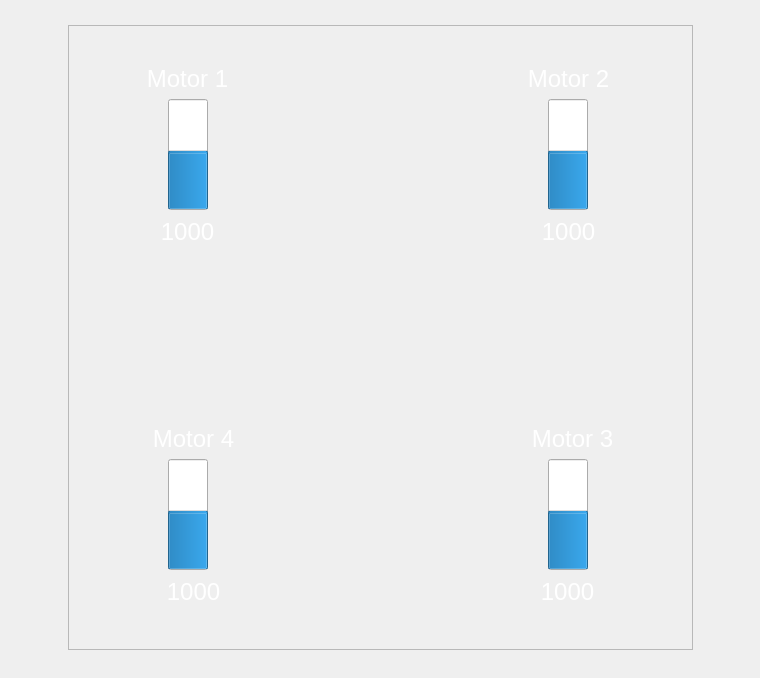
        <widget class="QWidget" name="QuadX">
         <layout class="QGridLayout" name="gridLayout_56">
          <item row="0" column="1">
           <spacer name="verticalSpacer_18">
            <property name="orientation">
             <enum>Qt::Vertical</enum>
            </property>
            <property name="sizeHint" stdset="0">
             <size>
              <width>20</width>
              <height>14</height>
             </size>
            </property>
           </spacer>
          </item>
          <item row="1" column="0">
           <spacer name="horizontalSpacer_12">
            <property name="orientation">
             <enum>Qt::Horizontal</enum>
            </property>
            <property name="sizeHint" stdset="0">
             <size>
              <width>57</width>
              <height>20</height>
             </size>
            </property>
           </spacer>
          </item>
          <item row="1" column="1">
           <widget class="QFrame" name="QuadXFrame">
            <property name="sizePolicy">
             <sizepolicy hsizetype="Fixed" vsizetype="Fixed">
              <horstretch>0</horstretch>
              <verstretch>0</verstretch>
             </sizepolicy>
            </property>
            <property name="minimumSize">
             <size>
              <width>625</width>
              <height>625</height>
             </size>
            </property>
            <property name="maximumSize">
             <size>
              <width>625</width>
              <height>625</height>
             </size>
            </property>
            <property name="frameShape">
             <enum>QFrame::StyledPanel</enum>
            </property>
            <property name="frameShadow">
             <enum>QFrame::Raised</enum>
            </property>
            <widget class="QFrame" name="QuadX1">
             <property name="geometry">
              <rect>
               <x>30</x>
               <y>30</y>
               <width>200</width>
               <height>200</height>
              </rect>
             </property>
             <property name="sizePolicy">
              <sizepolicy hsizetype="Fixed" vsizetype="Fixed">
               <horstretch>0</horstretch>
               <verstretch>0</verstretch>
              </sizepolicy>
             </property>
             <property name="minimumSize">
              <size>
               <width>200</width>
               <height>200</height>
              </size>
             </property>
             <property name="maximumSize">
              <size>
               <width>200</width>
               <height>200</height>
              </size>
             </property>
             <property name="styleSheet">
              <string notr="true">QFrame
{
   background-color: rgba(255, 255, 255, 0);
   border-image: url(:/images/resources/CW.png) 0 0 0 0 stretch stretch;
   border-width: 0px;
}</string>
             </property>
             <property name="frameShape">
              <enum>QFrame::StyledPanel</enum>
             </property>
             <property name="frameShadow">
              <enum>QFrame::Raised</enum>
             </property>
             <widget class="QLabel" name="QuadX1Label">
              <property name="geometry">
               <rect>
                <x>9</x>
                <y>9</y>
                <width>161</width>
                <height>29</height>
               </rect>
              </property>
              <property name="font">
               <font>
                <pointsize>18</pointsize>
               </font>
              </property>
              <property name="styleSheet">
               <string notr="true">color:white;
border-image:none;</string>
              </property>
              <property name="text">
               <string>Motor 1</string>
              </property>
              <property name="alignment">
               <set>Qt::AlignCenter</set>
              </property>
             </widget>
             <widget class="QLabel" name="QuadX1Value">
              <property name="geometry">
               <rect>
                <x>9</x>
                <y>162</y>
                <width>161</width>
                <height>29</height>
               </rect>
              </property>
              <property name="font">
               <font>
                <pointsize>18</pointsize>
               </font>
              </property>
              <property name="styleSheet">
               <string notr="true">color:white;
border-image:none;</string>
              </property>
              <property name="text">
               <string>1000</string>
              </property>
              <property name="alignment">
               <set>Qt::AlignCenter</set>
              </property>
             </widget>
             <widget class="QProgressBar" name="QuadX1Motor">
              <property name="geometry">
               <rect>
                <x>70</x>
                <y>44</y>
                <width>40</width>
                <height>111</height>
               </rect>
              </property>
              <property name="sizePolicy">
               <sizepolicy hsizetype="Fixed" vsizetype="Expanding">
                <horstretch>0</horstretch>
                <verstretch>0</verstretch>
               </sizepolicy>
              </property>
              <property name="minimumSize">
               <size>
                <width>40</width>
                <height>0</height>
               </size>
              </property>
              <property name="maximumSize">
               <size>
                <width>50</width>
                <height>16777215</height>
               </size>
              </property>
              <property name="minimum">
               <number>1000</number>
              </property>
              <property name="maximum">
               <number>2000</number>
              </property>
              <property name="value">
               <number>1500</number>
              </property>
              <property name="alignment">
               <set>Qt::AlignCenter</set>
              </property>
              <property name="textVisible">
               <bool>false</bool>
              </property>
              <property name="orientation">
               <enum>Qt::Vertical</enum>
              </property>
              <property name="invertedAppearance">
               <bool>false</bool>
              </property>
             </widget>
            </widget>
            <widget class="QFrame" name="QuadX2">
             <property name="geometry">
              <rect>
               <x>390</x>
               <y>30</y>
               <width>200</width>
               <height>200</height>
              </rect>
             </property>
             <property name="sizePolicy">
              <sizepolicy hsizetype="Fixed" vsizetype="Fixed">
               <horstretch>0</horstretch>
               <verstretch>0</verstretch>
              </sizepolicy>
             </property>
             <property name="minimumSize">
              <size>
               <width>200</width>
               <height>200</height>
              </size>
             </property>
             <property name="maximumSize">
              <size>
               <width>200</width>
               <height>200</height>
              </size>
             </property>
             <property name="layoutDirection">
              <enum>Qt::LeftToRight</enum>
             </property>
             <property name="styleSheet">
              <string notr="true">QFrame
{
   background-color: rgba(255, 255, 255, 0);
   border-image: url(:/images/resources/CCW.png) 0 0 0 0 stretch stretch;
   border-width: 0px;
}</string>
             </property>
             <property name="frameShape">
              <enum>QFrame::StyledPanel</enum>
             </property>
             <property name="frameShadow">
              <enum>QFrame::Raised</enum>
             </property>
             <widget class="QLabel" name="QuadX2Value">
              <property name="geometry">
               <rect>
                <x>35</x>
                <y>162</y>
                <width>151</width>
                <height>29</height>
               </rect>
              </property>
              <property name="font">
               <font>
                <pointsize>18</pointsize>
               </font>
              </property>
              <property name="styleSheet">
               <string notr="true">color:white;
border-image:none;</string>
              </property>
              <property name="text">
               <string>1000</string>
              </property>
              <property name="alignment">
               <set>Qt::AlignCenter</set>
              </property>
             </widget>
             <widget class="QLabel" name="QuadX2Label">
              <property name="geometry">
               <rect>
                <x>35</x>
                <y>9</y>
                <width>151</width>
                <height>29</height>
               </rect>
              </property>
              <property name="font">
               <font>
                <pointsize>18</pointsize>
               </font>
              </property>
              <property name="styleSheet">
               <string notr="true">color:white;
border-image:none;</string>
              </property>
              <property name="text">
               <string>Motor 2</string>
              </property>
              <property name="alignment">
               <set>Qt::AlignCenter</set>
              </property>
             </widget>
             <widget class="QProgressBar" name="QuadX2Motor">
              <property name="geometry">
               <rect>
                <x>90</x>
                <y>44</y>
                <width>40</width>
                <height>111</height>
               </rect>
              </property>
              <property name="sizePolicy">
               <sizepolicy hsizetype="Fixed" vsizetype="Expanding">
                <horstretch>0</horstretch>
                <verstretch>0</verstretch>
               </sizepolicy>
              </property>
              <property name="minimumSize">
               <size>
                <width>40</width>
                <height>0</height>
               </size>
              </property>
              <property name="maximumSize">
               <size>
                <width>50</width>
                <height>16777215</height>
               </size>
              </property>
              <property name="minimum">
               <number>1000</number>
              </property>
              <property name="maximum">
               <number>2000</number>
              </property>
              <property name="value">
               <number>1500</number>
              </property>
              <property name="alignment">
               <set>Qt::AlignCenter</set>
              </property>
              <property name="textVisible">
               <bool>false</bool>
              </property>
              <property name="orientation">
               <enum>Qt::Vertical</enum>
              </property>
              <property name="invertedAppearance">
               <bool>false</bool>
              </property>
             </widget>
            </widget>
            <widget class="QFrame" name="QuadXFCB">
             <property name="geometry">
              <rect>
               <x>210</x>
               <y>200</y>
               <width>200</width>
               <height>200</height>
              </rect>
             </property>
             <property name="sizePolicy">
              <sizepolicy hsizetype="Fixed" vsizetype="Fixed">
               <horstretch>0</horstretch>
               <verstretch>0</verstretch>
              </sizepolicy>
             </property>
             <property name="minimumSize">
              <size>
               <width>200</width>
               <height>200</height>
              </size>
             </property>
             <property name="maximumSize">
              <size>
               <width>200</width>
               <height>200</height>
              </size>
             </property>
             <property name="styleSheet">
              <string notr="true">background-color: rgba(255, 255, 255, 0);
image: url(:/images/resources/AQ32Sticker.png);</string>
             </property>
             <property name="frameShape">
              <enum>QFrame::StyledPanel</enum>
             </property>
             <property name="frameShadow">
              <enum>QFrame::Raised</enum>
             </property>
            </widget>
            <widget class="QFrame" name="QuadX3">
             <property name="geometry">
              <rect>
               <x>410</x>
               <y>390</y>
               <width>200</width>
               <height>200</height>
              </rect>
             </property>
             <property name="sizePolicy">
              <sizepolicy hsizetype="Fixed" vsizetype="Fixed">
               <horstretch>0</horstretch>
               <verstretch>0</verstretch>
              </sizepolicy>
             </property>
             <property name="minimumSize">
              <size>
               <width>200</width>
               <height>200</height>
              </size>
             </property>
             <property name="maximumSize">
              <size>
               <width>200</width>
               <height>200</height>
              </size>
             </property>
             <property name="styleSheet">
              <string notr="true">QFrame
{
   background-color: rgba(255, 255, 255, 0);
   border-image: url(:/images/resources/CW.png) 0 0 0 0 stretch stretch;
   border-width: 0px;
}</string>
             </property>
             <property name="frameShape">
              <enum>QFrame::StyledPanel</enum>
             </property>
             <property name="frameShadow">
              <enum>QFrame::Raised</enum>
             </property>
             <widget class="QLabel" name="QuadX3Value">
              <property name="geometry">
               <rect>
                <x>9</x>
                <y>162</y>
                <width>161</width>
                <height>29</height>
               </rect>
              </property>
              <property name="font">
               <font>
                <pointsize>18</pointsize>
               </font>
              </property>
              <property name="styleSheet">
               <string notr="true">color:white;
border-image:none;</string>
              </property>
              <property name="text">
               <string>1000</string>
              </property>
              <property name="alignment">
               <set>Qt::AlignCenter</set>
              </property>
             </widget>
             <widget class="QLabel" name="QuadX3Label">
              <property name="geometry">
               <rect>
                <x>9</x>
                <y>9</y>
                <width>171</width>
                <height>29</height>
               </rect>
              </property>
              <property name="font">
               <font>
                <pointsize>18</pointsize>
               </font>
              </property>
              <property name="styleSheet">
               <string notr="true">color:white;
border-image:none;</string>
              </property>
              <property name="text">
               <string>Motor 3</string>
              </property>
              <property name="alignment">
               <set>Qt::AlignCenter</set>
              </property>
             </widget>
             <widget class="QProgressBar" name="QuadX3Motor">
              <property name="geometry">
               <rect>
                <x>70</x>
                <y>44</y>
                <width>40</width>
                <height>111</height>
               </rect>
              </property>
              <property name="sizePolicy">
               <sizepolicy hsizetype="Fixed" vsizetype="Expanding">
                <horstretch>0</horstretch>
                <verstretch>0</verstretch>
               </sizepolicy>
              </property>
              <property name="minimumSize">
               <size>
                <width>40</width>
                <height>0</height>
               </size>
              </property>
              <property name="maximumSize">
               <size>
                <width>50</width>
                <height>16777215</height>
               </size>
              </property>
              <property name="minimum">
               <number>1000</number>
              </property>
              <property name="maximum">
               <number>2000</number>
              </property>
              <property name="value">
               <number>1500</number>
              </property>
              <property name="alignment">
               <set>Qt::AlignCenter</set>
              </property>
              <property name="textVisible">
               <bool>false</bool>
              </property>
              <property name="orientation">
               <enum>Qt::Vertical</enum>
              </property>
              <property name="invertedAppearance">
               <bool>false</bool>
              </property>
             </widget>
            </widget>
            <widget class="QFrame" name="QuadX4">
             <property name="geometry">
              <rect>
               <x>10</x>
               <y>390</y>
               <width>200</width>
               <height>200</height>
              </rect>
             </property>
             <property name="sizePolicy">
              <sizepolicy hsizetype="Fixed" vsizetype="Fixed">
               <horstretch>0</horstretch>
               <verstretch>0</verstretch>
              </sizepolicy>
             </property>
             <property name="minimumSize">
              <size>
               <width>200</width>
               <height>200</height>
              </size>
             </property>
             <property name="maximumSize">
              <size>
               <width>200</width>
               <height>200</height>
              </size>
             </property>
             <property name="styleSheet">
              <string notr="true">QFrame
{
   background-color: rgba(255, 255, 255, 0);
   border-image: url(:/images/resources/CCW.png) 0 0 0 0 stretch stretch;
   border-width: 0px;
}</string>
             </property>
             <property name="frameShape">
              <enum>QFrame::StyledPanel</enum>
             </property>
             <property name="frameShadow">
              <enum>QFrame::Raised</enum>
             </property>
             <widget class="QLabel" name="QuadX4Label">
              <property name="geometry">
               <rect>
                <x>35</x>
                <y>9</y>
                <width>161</width>
                <height>29</height>
               </rect>
              </property>
              <property name="font">
               <font>
                <pointsize>18</pointsize>
               </font>
              </property>
              <property name="styleSheet">
               <string notr="true">color:white;
border-image:none</string>
              </property>
              <property name="text">
               <string>Motor 4</string>
              </property>
              <property name="alignment">
               <set>Qt::AlignCenter</set>
              </property>
             </widget>
             <widget class="QLabel" name="QuadX4Value">
              <property name="geometry">
               <rect>
                <x>35</x>
                <y>162</y>
                <width>161</width>
                <height>29</height>
               </rect>
              </property>
              <property name="font">
               <font>
                <pointsize>18</pointsize>
               </font>
              </property>
              <property name="styleSheet">
               <string notr="true">color:white;
border-image:none;</string>
              </property>
              <property name="text">
               <string>1000</string>
              </property>
              <property name="alignment">
               <set>Qt::AlignCenter</set>
              </property>
             </widget>
             <widget class="QProgressBar" name="QuadX4Motor">
              <property name="geometry">
               <rect>
                <x>90</x>
                <y>44</y>
                <width>40</width>
                <height>111</height>
               </rect>
              </property>
              <property name="sizePolicy">
               <sizepolicy hsizetype="Fixed" vsizetype="Expanding">
                <horstretch>0</horstretch>
                <verstretch>0</verstretch>
               </sizepolicy>
              </property>
              <property name="minimumSize">
               <size>
                <width>40</width>
                <height>0</height>
               </size>
              </property>
              <property name="maximumSize">
               <size>
                <width>50</width>
                <height>16777215</height>
               </size>
              </property>
              <property name="minimum">
               <number>1000</number>
              </property>
              <property name="maximum">
               <number>2000</number>
              </property>
              <property name="value">
               <number>1500</number>
              </property>
              <property name="alignment">
               <set>Qt::AlignCenter</set>
              </property>
              <property name="textVisible">
               <bool>false</bool>
              </property>
              <property name="orientation">
               <enum>Qt::Vertical</enum>
              </property>
              <property name="invertedAppearance">
               <bool>false</bool>
              </property>
             </widget>
            </widget>
           </widget>
          </item>
          <item row="1" column="2">
           <spacer name="horizontalSpacer_13">
            <property name="orientation">
             <enum>Qt::Horizontal</enum>
            </property>
            <property name="sizeHint" stdset="0">
             <size>
              <width>56</width>
              <height>20</height>
             </size>
            </property>
           </spacer>
          </item>
          <item row="2" column="1">
           <spacer name="verticalSpacer_19">
            <property name="orientation">
             <enum>Qt::Vertical</enum>
            </property>
            <property name="sizeHint" stdset="0">
             <size>
              <width>20</width>
              <height>17</height>
             </size>
            </property>
           </spacer>
          </item>
         </layout>
        </widget>
